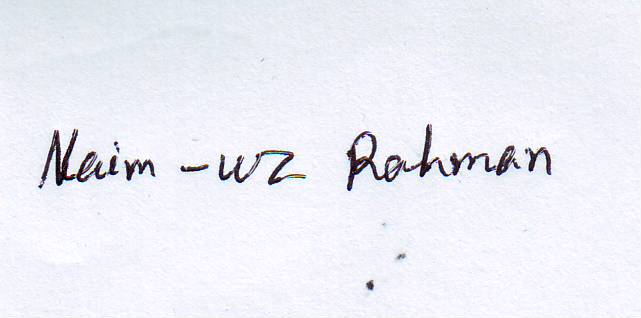
#> input picture images/Signature.JPG, 641 x 318 px
$ jupyter execute '101. Erosion and Dilation.ipynb'
#> lines starting #> are read from the running program, lines starting #| are printed output that depends on the picture
[cell 1]
import cv2
import numpy as np
import matplotlib.pyplot as plt

[cell 2]
img = cv2.imread("images/Signature.JPG", cv2.IMREAD_GRAYSCALE)
#> img: shape (318, 641); min 0, max 255, mean 237.6
kernel = np.ones((5, 5), np.uint8)

eroded = cv2.erode(img, kernel)
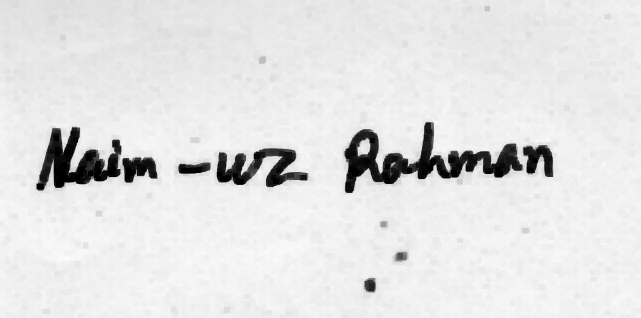
#> eroded: shape (318, 641); min 0, max 251, mean 226.2
dilated = cv2.dilate(img, kernel)
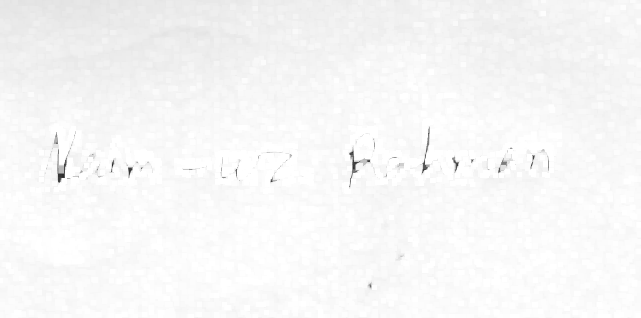
#> dilated: shape (318, 641); min 45, max 255, mean 247.3

[cell 3]
plt.figure(figsize=[40,20])
plt.subplot(141)
plt.title("Original")
plt.imshow(img, cmap="gray")
plt.subplot(142)
plt.title("Erosion")
plt.imshow(eroded, cmap="gray")
plt.subplot(143)
plt.title("Dilation")
plt.imshow(dilated, cmap="gray")
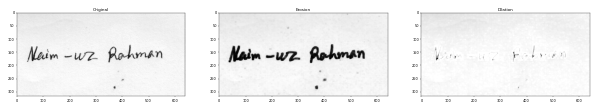
#> figure drawn by matplotlib, 3 panels
